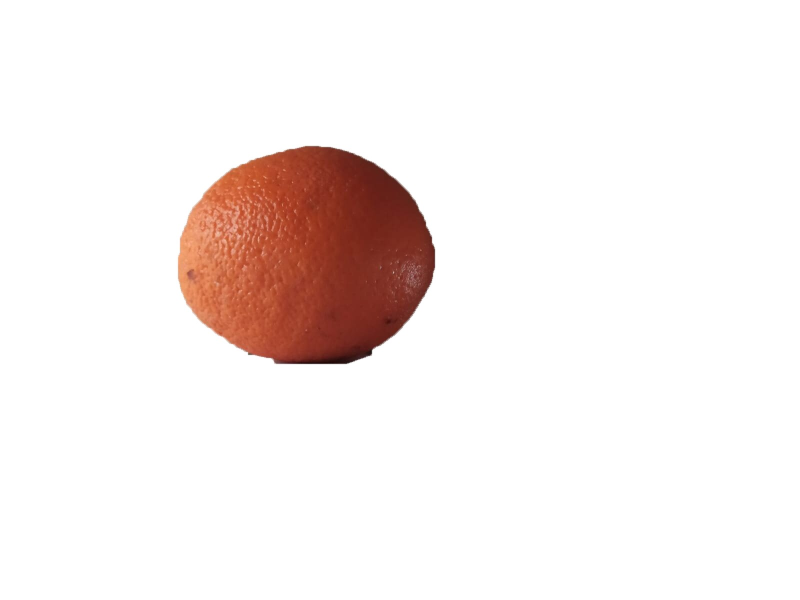
#> input picture img/naranja2-frente.jpg, 1600 x 1200 px (shown at 1/2 size)
$ python prueba.py
#> lines starting #> are read from the running program, lines starting #| are printed output that depends on the picture; after the words box and inside, x2 and y2 are one past the last pixel; in counts of white or black regions, pixels touching at a corner belong together; long printed decimals are rounded
import cv2
import math


def cambiaFondoBlanco(img):
    for x in range(len(img)):
        for y in range(len(img[0])):
            if img[x][y][0]==0:
                img[x][y] = 255
    return img

def convierteEscalaGrises(img):
    return cv2.cvtColor(img,cv2.COLOR_BGR2GRAY)


def binarizaImagen(imgGris,u1,u2,y):
    return cv2.threshold(imgGris,u1,u2,y)


def filtroGaussiano(imgBinarizada,mask,y):
    return cv2.GaussianBlur(imgBinarizada,mask,y)


def detectaBordes(imgSuavizado,u1,u2):
    return cv2.Canny(imgSuavizado,u1,u2)


def buscaContornos(imgBorde):
    return cv2.findContours(imgBorde.copy(), cv2.RETR_EXTERNAL, cv2.CHAIN_APPROX_SIMPLE)


def dibujaContornos(imgNormal,imgContorno,u1,l,f1):
    return cv2.drawContours(imgNormal,imgContorno,u1,l,f1)

def calculoVolumenes(ejes1, ejes2):
    A = int(ejes1[0])
    B = int(ejes1[1])
    C = int(ejes2[0])
    calculo = 4*math.pi*A*B*C
    return calculo

def redondez(contorno):
    cnt= contorno[0]
    area = cv2.contourArea(cnt)
    perimetro = cv2.arcLength(cnt, True)
    resultado = 4* math.pi *(area / math.pow(perimetro,2))
    return resultado

def excentricidad(ellipse):
    ejeMayor = ellipse[1][0]
    ejeMenor = ellipse[1][1]
    resultado = 0
    if(ejeMenor < ejeMayor):
        resultado = math.sqrt(math.pow(ejeMayor, 2) - math.pow(ejeMenor, 2)) / ejeMayor
    else:
        resultado = math.sqrt(math.pow(ejeMenor, 2) - math.pow(ejeMayor, 2)) / ejeMenor
    return resultado

def tipoDeFruta(redondez, excentricidad):
    media = redondez*excentricidad
    tipo = 0
    if(media > 0.51):
        tipo = "Mango"
    elif(media > 0.31 and media < 0.5):
        tipo = "Naranja"
    else:
        tipo = "Manzana"
    return tipo

def densidadFruta(fruta):
    densidad = 0
    if(fruta == "Naranja"):
        densidad = 2.35*(math.pow(10, -6))
    elif(fruta == "Mango"):
        densidad = 2.32*math.pow(10, -6)
    else:
        densidad = 2.17*math.pow(10, -6)
    return densidad

# Cargamos la imagen
img = cv2.imread("img/naranja2-frente.jpg", 1)
#> img is the input picture: shape (1200, 1600, 3); mean B, G, R 236.2, 238.2, 246.2
img2 = cv2.imread("img/naranja2-arriba.jpg",1)
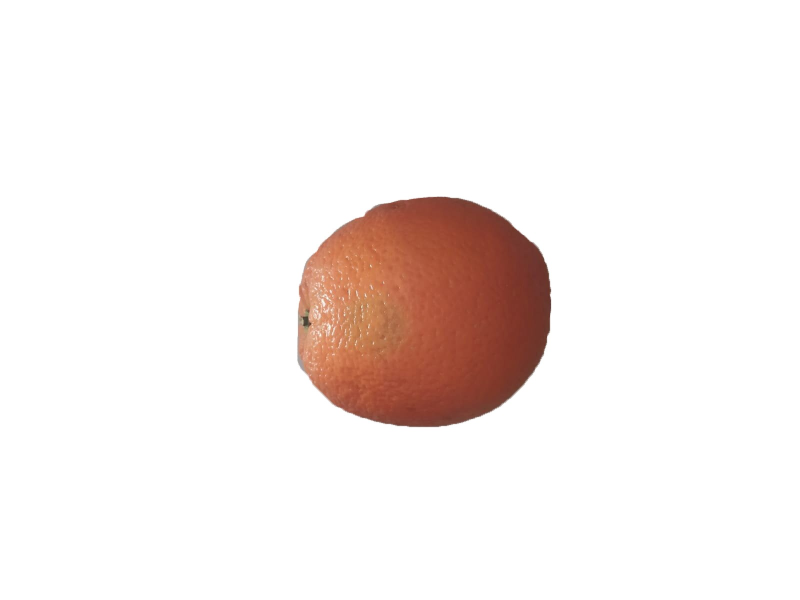
#> input picture img/naranja2-arriba.jpg, 1600 x 1200 px (shown at 1/2 size)
#> img2 is the input picture: shape (1200, 1600, 3); mean B, G, R 236.2, 238.5, 246
img = cv2.resize(img, (800, 600))
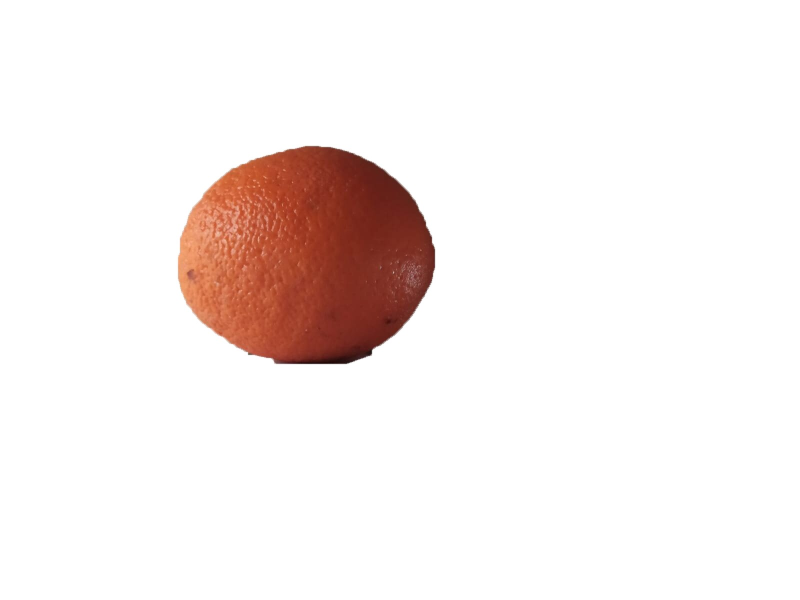
#> img: shape (600, 800, 3); mean B, G, R 236.2, 238.2, 246.2
img2 = cv2.resize(img2, (800, 600))
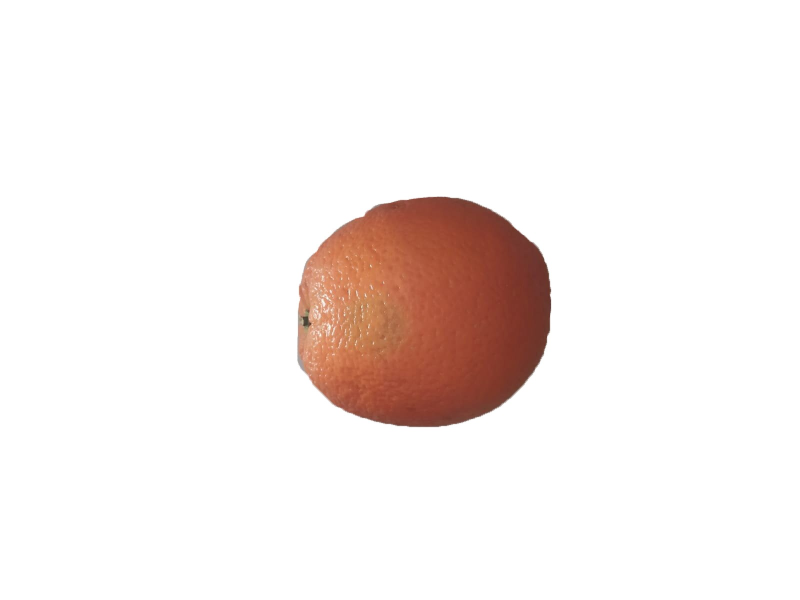
#> img2: shape (600, 800, 3); mean B, G, R 236.2, 238.5, 246

cv2.imshow("img", img)
cv2.imshow("img2", img2)

gris =  convierteEscalaGrises(img)
gris2 = convierteEscalaGrises(img2)

cv2.imshow("gris", gris)
cv2.imshow("gris2", gris2)

ret,thresh = binarizaImagen(gris, 244, 255, 0)
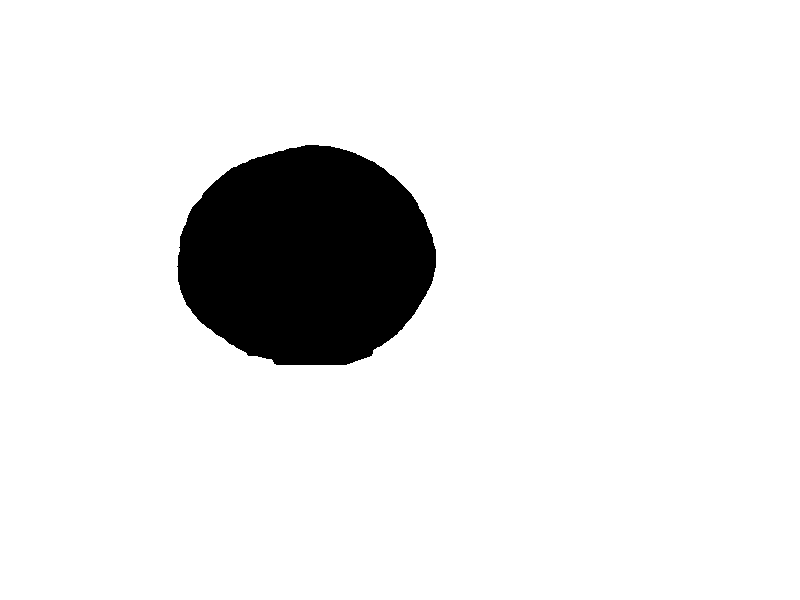
#> thresh: shape (600, 800); 90.8% white; 1 black region, box (x1, y1, x2, y2) and area: (177, 145, 436, 365) 44237
#> ret = 244
ret2,thresh2 = binarizaImagen(gris2, 244, 255, 0)
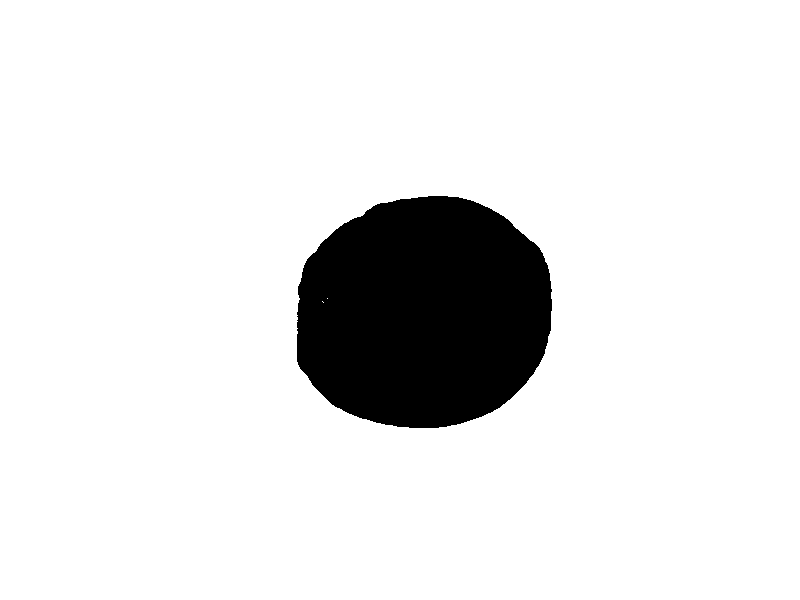
#> thresh2: shape (600, 800); 90% white; 1 black region, box (x1, y1, x2, y2) and area: (297, 196, 552, 428) 48012
#> ret2 = 244

cv2.imshow("thresh", thresh)
cv2.imshow("thresh2", thresh2)


canny = detectaBordes(thresh, 0, 255)
#> in detectaBordes, `return cv2.Canny(imgSuavizado,u1,u2)`:
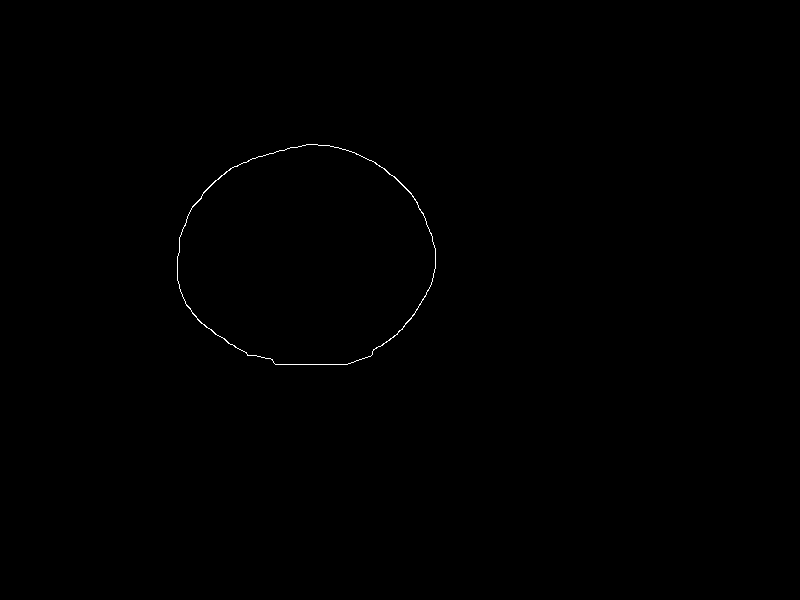
#> returned value: shape (600, 800); 0.17% white in thin lines or dots, all inside (x1, y1, x2, y2) = (177, 144, 436, 365)
canny2 = detectaBordes(thresh2, 0, 255)
#> call 2 of detectaBordes, with u1 = 0, u2 = 255
#> in detectaBordes (call 2), `return cv2.Canny(imgSuavizado,u1,u2)`:
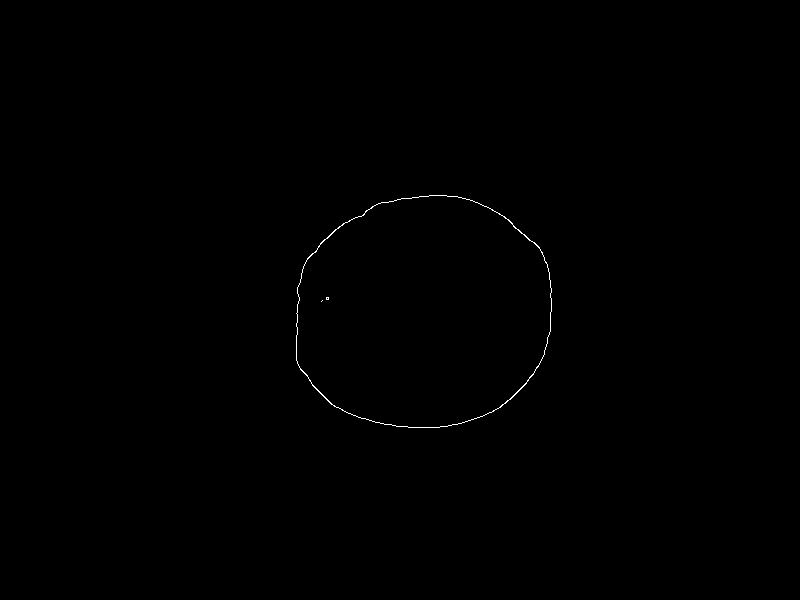
#> returned value: shape (600, 800); 0.18% white in thin lines or dots, all inside (x1, y1, x2, y2) = (296, 195, 552, 428)

cv2.imshow("canny", canny)
cv2.imshow("canny2", canny2)

(contornos,_) = buscaContornos(canny)
#> contornos = 1 contour; box (x1, y1, x2, y2) and area: (177, 144, 436, 365) 44284
(contornos2,_) = buscaContornos(canny2)
#> contornos2 = 1 contour; box (x1, y1, x2, y2) and area: (296, 195, 552, 428) 48064

dibujaContornos(img, contornos, -1, (0,0,255), 2)
dibujaContornos(img2, contornos2, -1, (0,0,255), 2)

cv2.imshow("contornos", img)
cv2.imshow("contornos2", img2)

cnt = contornos[0]
#> cnt = contour of 311 points, box (x1, y1, x2, y2) (177, 144, 436, 365), area 44284
ellipse = cv2.fitEllipse(cnt)
#> ellipse = ((305.9, 256.7), (220.5, 256.5), 88.04)
imagene=cv2.ellipse(img,ellipse,(0,255,0),2)
cv2.imshow("Imagen del mango con elipse",imagene)

cnt2 = contornos2[0]
#> cnt2 = contour of 311 points, box (x1, y1, x2, y2) (296, 195, 552, 428), area 48064
ellipse2 = cv2.fitEllipse(cnt2)
#> ellipse2 = ((423.3, 312.5), (233.3, 264), 77.06)
imagene2=cv2.ellipse(img2,ellipse2,(0,255,0),2)
cv2.imshow("Imagen del mango con elipse2",imagene2)

redondez1 = redondez(contornos)
#> in redondez, `area = cv2.contourArea(cnt)`: area = 44284
#> in redondez, `perimetro = cv2.arcLength(cnt, True)`: perimetro = 795.5
#> in redondez, `resultado = 4* math.pi *(area / math.pow(perimetro,2))`: resultado = 0.879
#> redondez1 = 0.879
excentricidad1 = excentricidad(ellipse)
#> in excentricidad, `ejeMayor = ellipse[1][0]`: ejeMayor = 220.5
#> in excentricidad, `ejeMenor = ellipse[1][1]`: ejeMenor = 256.5
#> in excentricidad, `resultado = math.sqrt(math.pow(ejeMenor, 2) - math.pow(ejeMayor, 2)) /..`: resultado = 0.511
#> excentricidad1 = 0.511
fruta = tipoDeFruta(redondez1, excentricidad1)
#> in tipoDeFruta, `media = redondez*excentricidad`: media = 0.449
#> fruta = 'Naranja'
densidad = densidadFruta(fruta)
#> densidad = 2.35e-06
volumen = calculoVolumenes(ellipse[1], ellipse2[1])
#> volumen = 164902952.4
masa = volumen * densidad
#> masa = 387.5

media = redondez1 * excentricidad1
#> media = 0.449
print(redondez1, excentricidad1, media)
#| 0.8794 0.5107 0.4491

print("La fruta proporcionada es:", fruta)
#| La fruta proporcionada es: Naranja
print("El volumen es:", volumen, "pixeles cubicos")
#| El volumen es: 164902952.369 pixeles cubicos
print("La densidad es:", densidad, "gramos/pixeles cubicos")
#| La densidad es: 2.35e-06 gramos/pixeles cubicos
print("La masa de es:", masa,"gramos")
#| La masa de es: 387.522 gramos
cv2.waitKey(0)
